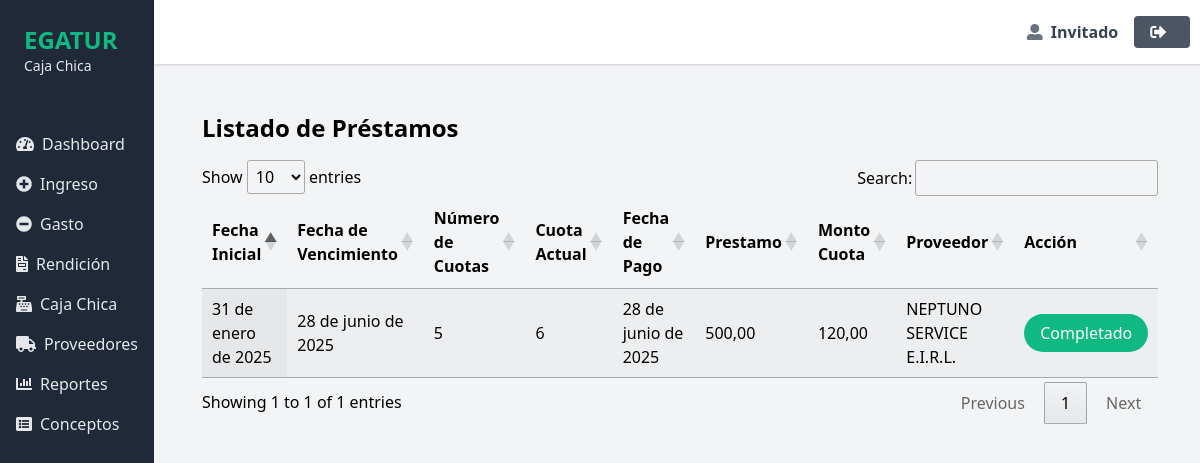
The page /ver_prestamos/ on the database its author committed.
### myapp/models.py (models this page shows, shortened)
class Prestamo(models.Model):
    fecha_prestamo = models.DateField()
    fecha_vencimiento = models.DateField()
    numero_cuotas = models.PositiveIntegerField()
    proveedor = models.ForeignKey(Proveedor, on_delete=models.CASCADE)
    tea = models.DecimalField(max_digits=5, decimal_places=2)
    banco = models.ForeignKey(Banco, on_delete=models.CASCADE)
    analista = models.CharField(max_length=100)
    monto = models.DecimalField(max_digits=10, decimal_places=2)
    estado = models.CharField(max_length=50)
    cuota_actual = models.PositiveIntegerField()
    local = models.ForeignKey(Local, on_delete=models.CASCADE)
    dia_pago = models.PositiveIntegerField(default=1)
    monto_cuota = models.DecimalField(max_digits=10, decimal_places=2, default=0)  # Nuevo campo

class Proveedor(models.Model):
    ruc_dni = models.CharField(max_length=13, unique=True)
    razon_social = models.CharField(max_length=255)
    nombre_comercial = models.CharField(max_length=255, null=True, blank=True)
    telefono = models.CharField(max_length=15, null=True, blank=True)
    nombre_contacto = models.CharField(max_length=255, null=True, blank=True)  # Nombre del contacto principal

### myapp/views.py (the view)
# urls.py: path('ver_prestamos/', ver_prestamos, name='ver_prestamos'),
def ver_prestamos(request):
    prestamos = Prestamo.objects.all()
    prestamos_data = []
    for prestamo in prestamos:
        fecha_vencimiento = prestamo.fecha_vencimiento
        fecha_inicial = prestamo.fecha_prestamo  # Tomamos la fecha del préstamo como la fecha inicial
        numero_cuotas = prestamo.numero_cuotas
        cuota_actual = prestamo.cuota_actual
        dia_pago = prestamo.dia_pago
        proveedor = prestamo.proveedor  # Obtener el proveedor relacionado
        monto=prestamo.monto
        fecha_actual = timezone.now().date()
        mes_pago = fecha_inicial.month + cuota_actual
        año_pago = fecha_inicial.year
        while mes_pago > 12:
            mes_pago -= 12
            año_pago += 1
        try:
            fecha_pago = fecha_inicial.replace(year=año_pago, month=mes_pago, day=dia_pago)
        except ValueError:
            from calendar import monthrange
            ultimo_dia = monthrange(año_pago, mes_pago)[1]
            fecha_pago = fecha_inicial.replace(year=año_pago, month=mes_pago, day=ultimo_dia)
        if fecha_pago > fecha_vencimiento:
            fecha_pago = fecha_vencimiento
        estado = prestamo.estado  # Puedes agregar lógica si el estado es "proceso" o algún otro valor
        prestamos_data.append({
            'id':prestamo.id,
            'prestamo': prestamo,
            'fecha_vencimiento': fecha_vencimiento,
            'fecha_inicial': fecha_inicial,
            'numero_cuotas': numero_cuotas,
            'cuota_actual': cuota_actual,
            'fecha_pago': fecha_pago,
            'proveedor': proveedor,
            'estado': estado,  # Agregar el estado aquí
            'monto':monto,
            'monto_cuota':prestamo.monto_cuota,
        })
    return render(request, 'ver_prestamos.html', {'prestamos_data': prestamos_data})

### templates/ver_prestamos.html (shortened to what this page needs)
{% extends 'base.html' %}
{% block content %}
{% load static %}
<link href="https://cdn.datatables.net/1.13.3/css/jquery.dataTables.min.css" rel="stylesheet">
<link href="https://cdn.jsdelivr.net/npm/tailwindcss@2.2.19/dist/tailwind.min.css" rel="stylesheet">
<div class="container mx-auto p-6">
    <h2 class="text-2xl font-semibold mb-4">Listado de Préstamos</h2>
    <table id="prestamos-table" class="display w-full table-auto">
        <thead>
            <tr>
                <th class="px-4 py-2">Fecha Inicial</th>
                <th class="px-4 py-2">Fecha de Vencimiento</th>
                <th class="px-4 py-2">Número de Cuotas</th>
                <th class="px-4 py-2">Cuota Actual</th>
                <th class="px-4 py-2">Fecha de Pago</th>
                <th class="px-4 py-2">Prestamo</th>
                <th class="px-4 py-2">Monto Cuota</th>
                <th class="px-4 py-2">Proveedor</th>
                <th class="px-4 py-2">Acción</th>
            </tr>
        </thead>
        <tbody>
            {% for data in prestamos_data %}
                <tr>
                    <td class="px-4 py-2">{{ data.fecha_inicial }}</td>
                    <td class="px-4 py-2">{{ data.fecha_vencimiento }}</td>
                    <td class="px-4 py-2">{{ data.numero_cuotas }}</td>
                    <td class="px-4 py-2">{{ data.cuota_actual }}</td>
                    <td class="px-4 py-2">{{ data.fecha_pago }}</td>
                    <td class="px-4 py-2">{{ data.monto }}</td>
                    <td class="px-4 py-2">{{ data.monto_cuota }}</td>
                    <td class="px-4 py-2">{{ data.proveedor.razon_social }}</td>
                    <td class="px-4 py-2">
                        {% if data.estado == "proceso" %}
                            <button class="text-red-500" data-toggle="modal" data-target="#pagoModal{{ data.id }}">
                                <i class="fas fa-sync-alt"></i> Pagar
                            </button>
                        {% else %}
                            <span class="bg-green-500 text-white px-4 py-2 rounded-full">Completado</span>
                        {% endif %}
                    </td>
                </tr>
            {% endfor %}
        </tbody>
    </table>
</div>
{% endblock %}

### rows shown on the page
Prestamo: fecha_inicial "31 de enero de 2025", fecha_vencimiento "28 de junio de 2025", numero_cuotas "5", cuota_actual "6", fecha_pago "28 de junio de 2025", monto "500,00", monto_cuota "120,00", proveedor.razon_social "NEPTUNO SERVICE E.I.R.L.", estado "Completado"
